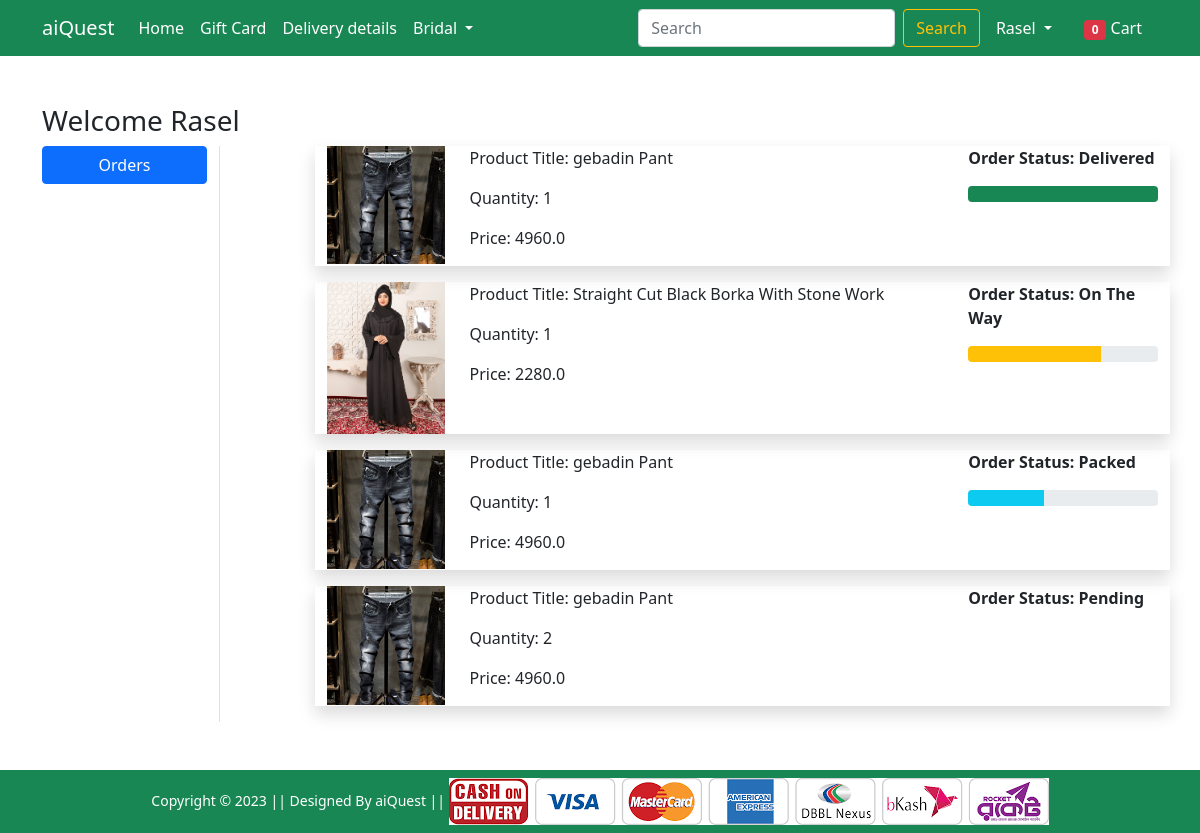
Screenshot of /orders/ (signed in) with the database file from the repository.
### info/models.py (models this page shows, shortened)
class OrderPlaced(models.Model):
    user = models.ForeignKey(User, on_delete=models.CASCADE)
    customer = models.ForeignKey(Customer, on_delete=models.CASCADE)
    product = models.ForeignKey(Product, on_delete=models.CASCADE)
    quantity = models.PositiveIntegerField(default=1)
    ordered_date = models.DateTimeField(auto_now_add=True)
    status = models.CharField(max_length=20, choices=STATUS_CHOICE, default='Pending')

class Product(models.Model):
    title = models.CharField(max_length=100)
    selling_price = models.FloatField()
    discounted_price = models.FloatField()
    descrition = models.TextField()
    brand = models.CharField(max_length=100)
    category = models.CharField(choices=CATEGORY_CHOICES, max_length=2)
    product_image = models.ImageField(upload_to='productimg')

### Shop/views.py (the view)
# urls.py: path('orders/', views.orders, name='orders'),
@login_required
def orders(request):
 total_item=0
 if request.user.is_authenticated:
     total_item =len(Card.objects.filter(user=request.user))
 order_place = OrderPlaced.objects.filter(user = request.user)
 return render(request, 'Shop/orders.html', {'order_place':order_place, 'total_item':total_item})

### Shop/templates/Shop/orders.html (shortened to what this page needs)
{% extends 'Shop/base.html' %}
{% load static %}
{% block main-content %}
<div class="container my-5">
    <div class="row">
        <h3>Welcome <span class="text-capitalize">{{request.user}}</span></h3>
        <div class="col-sm-2 border-end">
            <ul class="list-unstyled">
                <li class="d-grid"><a href="{% url 'orders' %}" class="btn btn-primary">Orders</a></li>
            </ul>
        </div>
        <div class="col-sm-9 offset-sm-1">
            {% for op in order_place %}
            <div class="row shadow mb-3">
                <div class="col-sm-2">
                    <img src="{{op.product.product_image.url}}" alt="" srcset="" class="img-fluid" height="150"
                    width="150">
                </div>
                <div class="col-sm-7">
                    <p>Product Title: {{op.product.title}}</p>
                    <p>Quantity: {{op.quantity}}</p>
                    <p>Price: {{op.product.discounted_price}}</p>
                </div>
                <div class="col-sm-3 fw-bold">
                    <p>Order Status: {{op.status}}
                        {% if op.status == 'Packed' %}
                        <div class="progress">
                            <div class="progroess_ber bg-info"
                                role="progressbar"
                                style = "width:40%"
                                aria-valuenow="40"
                                aria-valuemin="0" aria-valuemax="100">
                            </div>
                        </div>
                        {% endif %}
                        {% if op.status == 'On The Way' %}
                        <div class="progress">
                            <div class="progroess_ber bg-warning"
                                role="progressbar"
                                style = "width:70%"
                                aria-valuenow="70"
                                aria-valuemin="0" aria-valuemax="100">
                            </div>
                        </div>
                        {% endif %}
                        {% if op.status == 'Delivered' %}
                        <div class="progress">
                            <div class="progroess_ber bg-success"
                                role="progressbar"
                                style = "width:100%"
                                aria-valuenow="100"
                                aria-valuemin="0" aria-valuemax="100">
                            </div>
                        </div>
                        {% endif %}
                    </p>
                </div>
            </div>
            {% endfor %}
        </div>
    </div>
</div>
{% endblock main-content %}

### Shop/templates/Shop/base.html (shortened to what this page needs)
<!doctype html>
{% load static %}
<html lang="en">
<head>
    <link href="https://cdn.jsdelivr.net/npm/bootstrap@5.0.0-beta1/dist/css/bootstrap.min.css" rel="stylesheet"
>
    <link rel="stylesheet" href="{% static 'Shop/css/owl.carousel.min.css' %}">
    <link rel="stylesheet" href="{% static 'Shop/css/all.min.css' %}">
    <link rel="stylesheet" href="{% static 'Shop/css/style.css' %}">
</head>
<body>
    <nav class="navbar navbar-expand-lg navbar-dark bg-success">
        <div class="container">
            <a class="navbar-brand" href="/">aiQuest</a>
            <div class="collapse navbar-collapse" id="navbarSupportedContent">
                <ul class="navbar-nav me-auto mb-2 mb-lg-0">
                    <li class="nav-item">
                        <a class="nav-link active" aria-current="page" href="/">Home</a>
                    </li>
                    <li class="nav-item">
                        <a class="nav-link active" aria-current="page" href="#">Gift Card</a>
                    </li>
                    <li class="nav-item">
                        <a class="nav-link active" aria-current="page" href="#">Delivery details</a>
                    </li>
                    <li class="nav-item dropdown">
                        <a class="nav-link dropdown-toggle text-white" href="#" id="electronicsDropdown" role="button"
                            data-bs-toggle="dropdown" aria-expanded="false">
                            Bridal
                        </a>
                    </li>
                </ul>
                <form class="d-flex" action="{% url 'search' %}"   method="GET">
                    <input class="form-control me-2" name="quary"  type="search" placeholder="Search"
                    aria-label="Search">
                    <button class="btn btn-outline-warning" type="submit">Search</button>
                </form>
                <div>
                    <ul class="navbar-nav me-auto mb-2 mb-lg-0">
                        {% if request.user.is_authenticated %}
                        <li class="nav-item dropdown mx-2">
                            <a class="nav-link dropdown-toggle text-white" href="#" id="profileDropdown" role="button"
                                data-bs-toggle="dropdown" aria-expanded="false">
                                {{request.user | capfirst}}
                            </a>
                        </li>
                        <li class="nav-item mx-2">
                            <a href="{% url 'show_cards' %}" class="nav-link text-white"><span
                                    class="badge bg-danger">{{total_item}}</span> Cart </a>
                        </li>
                        {% endif %}
                    </ul>
                </div>
            </div>
        </div>
    </nav>
    {% block main-content %} {% endblock main-content %}
    <footer class="container-fluid bg-success text-center p-2 mt-5">
        <small class="text-white">Copyright &copy; 2023 || Designed By aiQuest || </small>
        <img src="{% static 'Shop/images/paymentlogo.png' %}" alt="" srcset="" class="img-fluid" height="2px">
    </footer>
</body>
</html>

### rows the page displays
OrderPlaced: product.product_image (picture), product "gebadin Pant", quantity "1", product.discounted_price "4960.0", status "Delivered"
OrderPlaced: product.product_image (picture), product "Straight Cut Black Borka With Stone Work", quantity "1", product.discounted_price "2280.0", status "On The Way"
OrderPlaced: product.product_image (picture), product "gebadin Pant", quantity "1", product.discounted_price "4960.0", status "Packed"
OrderPlaced: product.product_image (picture), product "gebadin Pant", quantity "2", product.discounted_price "4960.0", status "Pending"

### other values shown
{{ request.user | capfirst }} "Rasel"
{{ total_item }} "0"
{{ request.user }} "Rasel"
